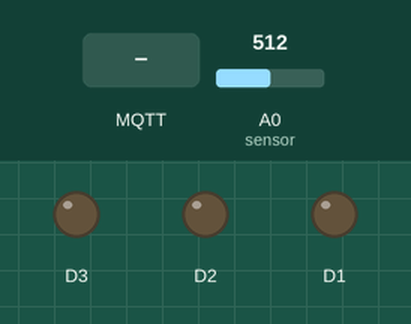
This sketch was run on a simulated ESP8266 (NodeMCU). On the bench: output pins drawn as LEDs (lit = HIGH). The inputs (shaded band) are chosen by the test bench; at power-on: A0 (sensor) = 512. WiFi joins after 1.5 s; servers stay silent unless stated; no MQTT or app messages arrive unless stated; what the sketch prints to the serial monitor is not drawn.

Above: at 2.3 s.
2.4 s: MQTT message "1" arrives on the first subscribed topic
At 3.3 s:
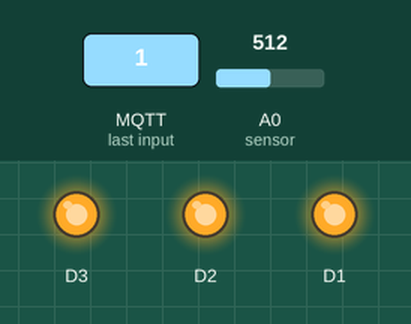
3.9 s: MQTT message "on" arrives on the first subscribed topic
6.9 s: MQTT message "off" arrives on the first subscribed topic
Timing chart, 0 to 9.9 s (numbered marks = the images above; inputs shaded):
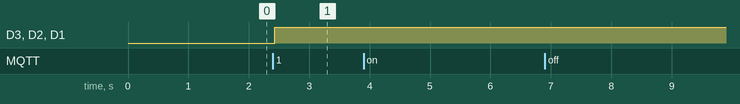

The sketch:

Praktikum-8.ino
```cpp
#include <EEPROM.h>
#include <ESP8266WiFi.h>
#include <PubSubClient.h>
#include <Wire.h>
#include <stdlib.h>

WiFiClient espClient;
PubSubClient client(espClient);

// Connect to Wifi
const char* ssid = "TP-Link_60DA";
const char* password = "h1ced3948b5";
const char* mqtt_server = "riset.revolusi-it.com";

const char* topik = "iot/G_241_21_0007";

String messages_terima, messages_kirim;

int sensor = A0;
float nilai_analog, nilai_volt, nilai_suhu;

void konek_wifi()
{
WiFi.begin(ssid, password);
  while (WiFi.status() != WL_CONNECTED) {
    delay(500);
    Serial.print(".");
  }
  Serial.println("");
  Serial.println("WiFi connected");
}

void reconnect() {
  // Loop until we're reconnected
  while (!client.connected()) {
    Serial.print("Menghubungkan diri ke MQTT Server : "+(String)mqtt_server);
    // Attempt to connect
    if (client.connect("G.241.21.0007")) {
      Serial.println("connected");
      // ... and subscribe to topic
      client.subscribe(topik);
    } else {
      Serial.print("failed, rc=");
      Serial.print(client.state());
      Serial.println(" coba lagi dalam 5 detik...");
      // Wait 5 seconds before retrying
      delay(5000);
    }
  }
}

float baca_suhu() {
  nilai_analog = analogRead(sensor);
  nilai_volt = (nilai_analog/1024)*2.8;
  nilai_suhu = nilai_volt*100;

  Serial.println("Analog = " + (String)nilai_analog);
  Serial.println("Voltase = " + (String)nilai_volt);
  Serial.println("Suhu = " + (String)nilai_suhu + " Celcius");

  return nilai_suhu;

}

void callback(char* topic, byte* payload, unsigned int length) {
  Serial.print("Pesan dari MQTT [");
  Serial.print(topic);
  Serial.print("] ");
  messages_terima="";

  for (int i=0;i<length;i++) { // susun jadi string saja...
    char receivedChar = (char)payload[i];
    messages_terima = messages_terima + (char)payload[i]; // ambil pesannya masukkan dalam string
    }
    Serial.println(messages_terima);

  float suhu = baca_suhu();
  // kirim pesan ke mqtt server
  messages_kirim=(String)suhu;

  if (suhu < 29) {
    digitalWrite(D1, 0);
    digitalWrite(D2, 0);
    digitalWrite(D3, 0);
  } else if (suhu >= 29 && suhu < 30) {
    digitalWrite(D1, 1);
    digitalWrite(D2, 0);
    digitalWrite(D3, 0);
  } else if (suhu >= 30 && suhu < 31) {
    digitalWrite(D1, 1);
    digitalWrite(D2, 1);
    digitalWrite(D3, 0);
  } else if (suhu >= 31) {
    digitalWrite(D1, 1);
    digitalWrite(D2, 1);
    digitalWrite(D3, 1);
  }

  // perhatikan cara ngirim variabel string lewat client.publish ini gak bisa langsung...
  char attributes[100];
  messages_kirim.toCharArray(attributes, 100);
  client.publish(topik,attributes,true);
  Serial.println("messages : "+messages_kirim+" terkirim...");
  delay(3000);

}

void setup() {
  // put your setup code here, to run once:
  Serial.begin(9600);
  client.setServer(mqtt_server, 1883);
  client.setCallback(callback);

  pinMode(sensor, INPUT);
  pinMode(D1, OUTPUT);
  pinMode(D2, OUTPUT);
  pinMode(D3, OUTPUT);

}

void loop() {
  // put your main code here, to run repeatedly:
 if(WiFi.status() != WL_CONNECTED) { konek_wifi(); } // jika tidak konek wifi maka di reconnect
  if (!client.connected()) { reconnect(); } // reconnect apabila belum konek

  client.loop();

}
```

Measured:
- after the input at 2.4 s, D3, D2, D1: LOW → HIGH at once
- after the input at 3.9 s, every drawn part: stays the same
- after the input at 6.9 s, every drawn part: stays the same
